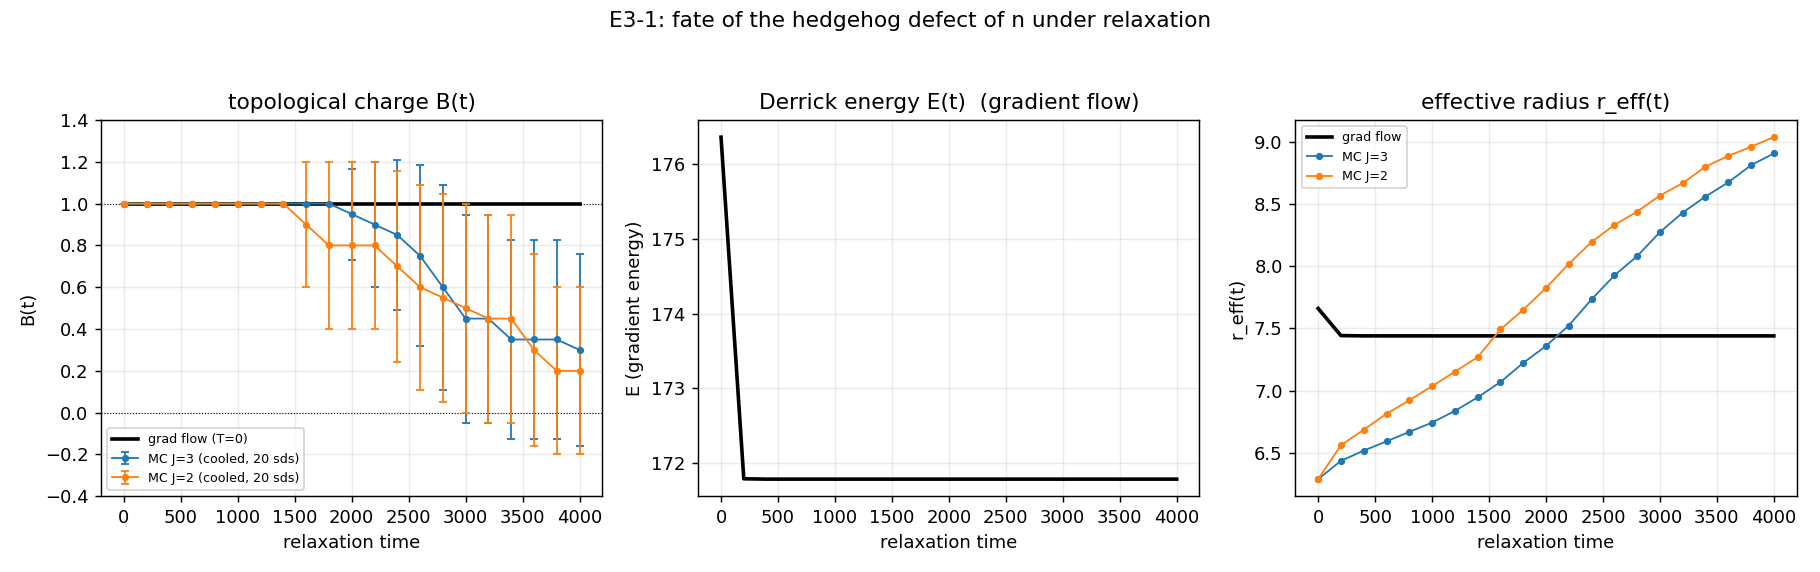

Python code for this plot:
"""E3_1_stability.py -- fate of the hedgehog defect under relaxation.

Charter E3-1.  From the ordered ferromagnetic state, seed a hedgehog n(r)=r_hat
and let it relax, recording the three pre-registered observables

    B(t)      topological charge (solid-angle degree)
    E(t)      Derrick gradient energy  sum (1 - n_i.n_j)
    r_eff(t)  effective defect radius  <r weighted by gradient density>

by TWO independent relaxations (charter protocol 2):

  (1) zero-temperature GRADIENT FLOW (steepest descent on S^2) -- the honest
      Derrick test: a texture that survives steepest descent is a genuine local
      energy minimum, none of the dynamics can climb a barrier.

  (2) finite-coupling MONTE CARLO over 20 seeds at cold J -- thermal fluctuations
      CAN cross a finite barrier, so MC reveals whether the defect is truly
      stable or merely metastable.  The topological charge is read after a short
      gradient-flow COOLING of each snapshot (standard lattice protocol: cooling
      removes thermal UV wrinkles that carry spurious fractional solid angle,
      without moving the integer winding).

Pre-registered scenarios (charter):
  A collapse  : B: 1->0, E monotone down, r_eff -> 0   (Derrick active, death)
  B metastable: B=1 held, finite barrier, thermal unwinding at long time
  C stable    : B=1 held indefinitely, r_eff -> r>0, no thermal unwinding

Anti-circularity: B is the geometric charge, E the bond functional; no stability
is assumed.  Death criterion B(t)->0 is scored exactly as written.
"""
from __future__ import annotations

import json
import time
from pathlib import Path

import numpy as np
import matplotlib
matplotlib.use("Agg")
import matplotlib.pyplot as plt  # noqa: E402

import e3_core as e3  # noqa: E402

OUT = Path(__file__).resolve().parent
SEEDS = list(range(20))

L_GRAD = 24
GRAD_STEPS = 4000
GRAD_REC = 200

L_MC = 20
MC_J = [3.0, 2.0]           # cold (ordered bulk) and warmer (barrier-probing)
MC_SWEEPS = 4000
MC_REC = 200
COOL_STEPS = 30


def gradient_flow_run():
    print("  [1] zero-T gradient flow  L=%d  steps=%d" % (L_GRAD, GRAD_STEPS))
    c = e3.default_center(L_GRAD)
    traj, nf = e3.relax_gradient(e3.hedgehog(L_GRAD, +1), n_steps=GRAD_STEPS,
                                 dt=0.1, record_every=GRAD_REC, center=c)
    for s in (traj[0], traj[len(traj) // 2], traj[-1]):
        print(f"      t={s['t']:5d}  B={s['B']:+.4f}  E={s['E']:8.1f}  "
              f"r_eff={s['r_eff']:.3f}")
    return traj


def mc_run(J):
    print("  [2] Monte-Carlo  L=%d  J=%.1f  seeds=%d  sweeps=%d (cooled B)"
          % (L_MC, J, len(SEEDS), MC_SWEEPS))
    c = e3.default_center(L_MC)
    rec_t = list(range(0, MC_SWEEPS + 1, MC_REC))
    per_seed = []          # each: dict t-> (B_cooled, r_eff_cooled, E_raw)
    lifetimes = []
    for sd in SEEDS:
        n = e3.hedgehog(L_MC, +1)
        Bs, rs, Es = [], [], []
        life = None
        prev_t = 0
        for tt in rec_t:
            if tt > 0:
                _, n = e3.relax_mc(n, J=J, n_steps=tt - prev_t, seed=1000 * sd + 17,
                                   record_every=tt - prev_t, center=c)
                prev_t = tt
            Braw = e3.gradient_energy(n)
            Bc, _, rc = e3.cooled_charge(n, steps=COOL_STEPS)
            Bs.append(Bc); rs.append(rc); Es.append(Braw)
            if life is None and abs(round(Bc)) < 0.5 and tt > 0:
                life = tt
        if life is None:
            life = MC_SWEEPS + 1            # right-censored (survived the run)
        lifetimes.append(life)
        per_seed.append({"B": Bs, "r_eff": rs, "E": Es})
        print(f"      seed {sd:2d}: B_cooled {Bs[0]:+.2f}->{Bs[-1]:+.2f}  "
              f"life={'survived' if life>MC_SWEEPS else life}")
    Bmat = np.array([p["B"] for p in per_seed])            # (seeds, T)
    rmat = np.array([p["r_eff"] for p in per_seed])
    surv = np.mean([abs(round(p["B"][-1])) >= 0.5 for p in per_seed])
    finite = [l for l in lifetimes if l <= MC_SWEEPS]
    med_life = float(np.median(finite)) if finite else float("inf")
    return {"J": J, "rec_t": rec_t, "B_mean": Bmat.mean(0).tolist(),
            "B_std": Bmat.std(0).tolist(), "B_round_mean": np.round(Bmat).mean(0).tolist(),
            "r_eff_mean": rmat.mean(0).tolist(), "survival_frac": float(surv),
            "lifetimes": lifetimes, "median_lifetime": med_life,
            "per_seed_B": Bmat.tolist()}


def classify(grad, mc):
    gB0, gBf = grad[0]["B"], grad[-1]["B"]
    grf = grad[-1]["r_eff"]; gr0 = grad[0]["r_eff"]
    gEf, gE0 = grad[-1]["E"], grad[0]["E"]
    grad_collapsed = (abs(gBf) < 0.5) and (grf < 0.4 * gr0)
    grad_preserved = abs(gBf - 1) < 0.1
    # thermal unwinding: any cold-J MC seed loses the charge
    any_unwind = any(m["survival_frac"] < 1.0 for m in mc)
    all_survive_cold = mc[0]["survival_frac"] >= 0.99   # the coldest J
    if grad_collapsed:
        sc = "A"; why = "gradient flow drives B->0 and r_eff->0 (Derrick active)"
    elif grad_preserved and not any_unwind:
        sc = "C"; why = ("B=1 survives gradient flow AND every MC seed; r_eff "
                         "converges to r>0 with no thermal unwinding")
    else:
        sc = "B"; why = ("B=1 survives gradient flow (lattice regularises the "
                         "collapse) but a finite barrier is crossed thermally: "
                         "some MC seeds unwind to B=0")
    return {"scenario": sc, "why": why, "grad_B0": gB0, "grad_Bf": gBf,
            "grad_r0": gr0, "grad_rf": grf, "grad_E0": gE0, "grad_Ef": gEf,
            "grad_collapsed": bool(grad_collapsed),
            "grad_preserved": bool(grad_preserved),
            "any_thermal_unwind": bool(any_unwind),
            "cold_survival": float(mc[0]["survival_frac"])}


def make_figure(grad, mc):
    fig, axes = plt.subplots(1, 3, figsize=(14, 4.4))
    gt = [s["t"] for s in grad]
    # B(t)
    ax = axes[0]
    ax.axhline(1, color="k", ls=":", lw=0.6); ax.axhline(0, color="k", ls=":", lw=0.6)
    ax.plot(gt, [s["B"] for s in grad], "k-", lw=2, label="grad flow (T=0)")
    for m in mc:
        ax.errorbar(m["rec_t"], m["B_mean"], yerr=m["B_std"], capsize=2,
                    ms=3, marker="o", lw=1, label=f"MC J={m['J']:g} (cooled, 20 sds)")
    ax.set_xlabel("relaxation time"); ax.set_ylabel("B(t)")
    ax.set_title("topological charge B(t)"); ax.set_ylim(-0.4, 1.4)
    ax.legend(fontsize=7); ax.grid(alpha=0.25)
    # E(t)
    ax = axes[1]
    ax.plot(gt, [s["E"] for s in grad], "k-", lw=2)
    ax.set_xlabel("relaxation time"); ax.set_ylabel("E (gradient energy)")
    ax.set_title("Derrick energy E(t)  (gradient flow)"); ax.grid(alpha=0.25)
    # r_eff(t)
    ax = axes[2]
    ax.plot(gt, [s["r_eff"] for s in grad], "k-", lw=2, label="grad flow")
    for m in mc:
        ax.plot(m["rec_t"], m["r_eff_mean"], "o-", ms=3, lw=1,
                label=f"MC J={m['J']:g}")
    ax.set_xlabel("relaxation time"); ax.set_ylabel("r_eff(t)")
    ax.set_title("effective radius r_eff(t)"); ax.legend(fontsize=7); ax.grid(alpha=0.25)
    fig.suptitle("E3-1: fate of the hedgehog defect of n under relaxation",
                 fontsize=12)
    fig.tight_layout(rect=[0, 0, 1, 0.95])
    fig.savefig(OUT / "E3_1_stability.png", dpi=130)
    print(f"saved {OUT/'E3_1_stability.png'}")


def main():
    t0 = time.time()
    print("=" * 72)
    print("E3-1 -- hedgehog stability (gradient flow + Monte Carlo, 20 seeds)")
    print("=" * 72)
    grad = gradient_flow_run()
    mc = [mc_run(J) for J in MC_J]
    verdict = classify(grad, mc)
    print("-" * 72)
    print(f"  gradient flow: B {verdict['grad_B0']:+.3f} -> {verdict['grad_Bf']:+.3f}, "
          f"r_eff {verdict['grad_r0']:.2f} -> {verdict['grad_rf']:.2f}, "
          f"E {verdict['grad_E0']:.0f} -> {verdict['grad_Ef']:.0f}")
    for m in mc:
        print(f"  MC J={m['J']:g}: survival={m['survival_frac']:.0%}  "
              f"median unwinding time={m['median_lifetime']}")
    print(f"  SCENARIO: {verdict['scenario']} -- {verdict['why']}")
    print("=" * 72)

    payload = {
        "gradient_flow": {"t": [s["t"] for s in grad],
                          "B": [s["B"] for s in grad],
                          "E": [s["E"] for s in grad],
                          "r_eff": [s["r_eff"] for s in grad]},
        "monte_carlo": mc, "verdict": verdict,
        "config": {"L_grad": L_GRAD, "grad_steps": GRAD_STEPS, "L_mc": L_MC,
                   "mc_J": MC_J, "mc_sweeps": MC_SWEEPS, "cool_steps": COOL_STEPS,
                   "seeds": SEEDS},
        "runtime_s": time.time() - t0,
        "timestamp_utc": time.strftime("%Y-%m-%dT%H:%M:%SZ", time.gmtime()),
    }
    (OUT / "E3_1_stability.json").write_text(json.dumps(payload, indent=2, default=float))
    print(f"saved {OUT/'E3_1_stability.json'}  ({payload['runtime_s']:.0f}s)")
    make_figure(grad, mc)
    return verdict


if __name__ == "__main__":
    main()
